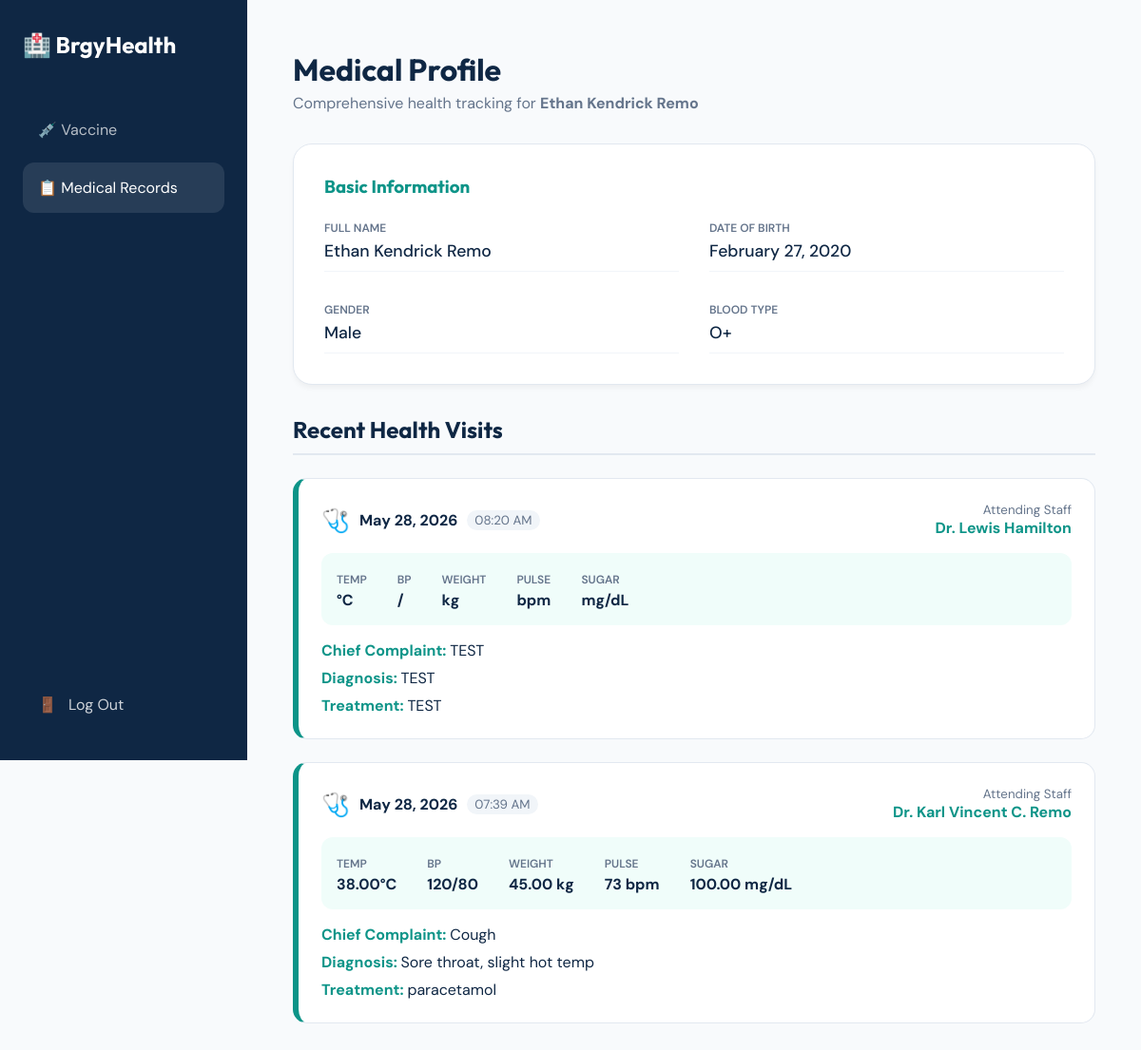
The page /portal/medical_records.php?baby_id=28 (signed in) on the database its author committed.
### tables this page shows
CREATE TABLE `patients` (
  `id` int(11) NOT NULL,
  `first_name` varchar(100) NOT NULL,
  `last_name` varchar(100) NOT NULL,
  `date_of_birth` date NOT NULL,
  `gender` varchar(20) NOT NULL,
  `contact_number` varchar(20) NOT NULL,
  `address` text NOT NULL,
  `emergency_contact_name` varchar(100) NOT NULL,
  `emergency_contact_number` varchar(20) NOT NULL,
  `patient_category` varchar(50) NOT NULL,
  `has_chronic_illness` tinyint(1) NOT NULL,
  `chronic_illness_details` text NOT NULL,
  `blood_type` varchar(10) NOT NULL,
  `allergies` text NOT NULL,
  `patient_id` int(11) GENERATED ALWAYS AS (`id`) VIRTUAL,
  `fullname` varchar(255) GENERATED ALWAYS AS (concat(`last_name`,', ',`first_name`)) VIRTUAL,
  `contactnumber` varchar(20) GENERATED ALWAYS AS (`contact_number`) VIRTUAL,
  `uid` varchar(10) DEFAULT NULL,
  `parent_id` int(11) DEFAULT NULL
);

CREATE TABLE `health_records` (
  `id` int(11) NOT NULL,
  `patient_id` int(11) NOT NULL,
  `record_date` date DEFAULT NULL,
  `record_time` time DEFAULT NULL,
  `pulse_rate` int(3) DEFAULT NULL,
  `respiratory_rate` int(3) DEFAULT NULL,
  `weight` decimal(5,2) DEFAULT NULL,
  `height` decimal(5,2) DEFAULT NULL,
  `blood_sugar` decimal(5,2) DEFAULT NULL,
  `oxygen_saturation` int(3) DEFAULT NULL,
  `blood_pressure_systolic` int(3) DEFAULT NULL,
  `blood_pressure_diastolic` int(3) DEFAULT NULL,
  `temperature` decimal(4,2) DEFAULT NULL,
  `chief_complaint` text DEFAULT NULL,
  `diagnosis` text DEFAULT NULL,
  `treatment_given` text DEFAULT NULL,
  `remarks` text DEFAULT NULL,
  `attending_staff` varchar(100) DEFAULT NULL,
  `notes` text DEFAULT NULL
);

### portal/medical_records.php (the view, shortened to what this page needs)
<?php
$conn = new mysqli('localhost', 'root', '', 'barangay_health_db');
$selected_id = $_GET['baby_id'] ?? null;
$query = "SELECT * FROM patients WHERE id = '$selected_id'";
$res = $conn->query($query);
$baby = $res->fetch_assoc();
$baby_name = $baby['first_name'] . ' ' . $baby['last_name'];
$records_query = "SELECT * FROM health_records WHERE patient_id = '$selected_id' ORDER BY record_date DESC, record_time DESC";
$records_res = $conn->query($records_query);
?>
<!DOCTYPE html>
<html lang="en">
<head>
</head>
<body>
<div class="sidebar">
    <div class="logo">🏥 BrgyHealth</div>
    <nav style="flex: 1;">
        <a href="index.php?baby_id=<?php echo $selected_id; ?>" class="nav-item">💉 Vaccine</a>
        <a href="medical_records.php?baby_id=<?php echo $selected_id; ?>" class="nav-item active">📋 Medical Records</a>
    </nav>
    <a href="/health_monitoring/logout.php"
       style="display: flex; align-items: center; gap: 12px; color: white !important; text-decoration: none; padding: 1rem; border-radius: 12px; opacity: 0.8;"
       onmouseover="this.style.opacity='1'; this.style.background='rgba(239,68,68,0.1)';"
       onmouseout="this.style.opacity='0.8'; this.style.background='transparent';">
       <span>🚪</span> Log Out
    </a>
</div>
<div class="main">
    <header style="margin-bottom: 2rem;">
        <h1 style="font-family:'Outfit'; color:var(--navy); margin-bottom: 5px;">Medical Profile</h1>
        <p style="color:var(--text-m); margin: 0;">Comprehensive health tracking for <strong><?php echo htmlspecialchars($baby_name); ?></strong></p>
    </header>
    <div class="content-card">
        <h3 style="margin-top:0; font-family:'Outfit'; color:var(--teal);">Basic Information</h3>
        <div class="info-grid">
            <div class="info-box"><label>Full Name</label><p><?php echo htmlspecialchars($baby_name); ?></p></div>
            <div class="info-box"><label>Date of Birth</label><p><?php echo date("F d, Y", strtotime($baby['date_of_birth'])); ?></p></div>
            <div class="info-box"><label>Gender</label><p><?php echo htmlspecialchars($baby['gender']); ?></p></div>
            <div class="info-box"><label>Blood Type</label><p><?php echo !empty($baby['blood_type']) ? $baby['blood_type'] : 'Not Recorded'; ?></p></div>
        </div>
    </div>
    <div class="section-header">
        <h2 style="font-family:'Outfit'; color:var(--navy); margin: 0;">Recent Health Visits</h2>
    </div>
    <?php if ($records_res && $records_res->num_rows > 0): ?>
        <?php while($row = $records_res->fetch_assoc()): ?>
            <div class="record-entry">
                <div style="display: flex; justify-content: space-between; align-items: center;">
                    <div style="display:flex; align-items:center; gap: 10px;">
                        <span style="font-size: 1.5rem;">🩺</span>
                        <h4 style="margin:0; color:var(--navy);"><?php echo date("M d, Y", strtotime($row['record_date'])); ?></h4>
                        <small style="color:var(--text-m); background:#f1f5f9; padding:2px 8px; border-radius:20px;"><?php echo date("h:i A", strtotime($row['record_time'])); ?></small>
                    </div>
                    <div style="text-align: right;">
                        <small style="color:var(--text-m); display:block;">Attending Staff</small>
                        <strong style="color:var(--teal);"><?php echo htmlspecialchars($row['attending_staff']); ?></strong>
                    </div>
                </div>
                <div class="vitals-strip">
                    <div class="vital-item"><small>Temp</small><p><?php echo $row['temperature']; ?>°C</p></div>
                    <div class="vital-item"><small>BP</small><p><?php echo $row['blood_pressure_systolic'] . '/' . $row['blood_pressure_diastolic']; ?></p></div>
                    <div class="vital-item"><small>Weight</small><p><?php echo $row['weight']; ?> kg</p></div>
                    <div class="vital-item"><small>Pulse</small><p><?php echo $row['pulse_rate']; ?> bpm</p></div>
                    <div class="vital-item"><small>Sugar</small><p><?php echo $row['blood_sugar']; ?> mg/dL</p></div>
                </div>
                <div style="margin-top: 1rem;">
                    <div style="margin-bottom: 0.5rem;">
                        <span style="color:var(--teal); font-weight:700;">Chief Complaint: </span>
                        <span style="color:var(--navy);"><?php echo htmlspecialchars($row['chief_complaint']); ?></span>
                    </div>
                    <div style="margin-bottom: 0.5rem;">
                        <span style="color:var(--teal); font-weight:700;">Diagnosis: </span>
                        <span style="color:var(--navy);"><?php echo htmlspecialchars($row['diagnosis']); ?></span>
                    </div>
                    <div>
                        <span style="color:var(--teal); font-weight:700;">Treatment: </span>
                        <span style="color:var(--navy);"><?php echo htmlspecialchars($row['treatment_given']); ?></span>
                    </div>
                </div>
            </div>
        <?php endwhile; ?>
    <?php else: ?>
        <div style="text-align:center; padding:3rem; background:white; border-radius:20px; border:2px dashed var(--border);">
            <p style="color:var(--text-m);">No medical visit records found.</p>
        </div>
    <?php endif; ?>
</div>
</body>
</html>

### portal/medical_records.php (style rules this page uses)
:root { --teal: #0d9488; --navy: #0f2744; --bg: #f8fafc; --white: #ffffff; --border: #e2e8f0; --text-m: #64748b; }
body { font-family: 'DM Sans', sans-serif; background: var(--bg); margin: 0; display: flex; min-height: 100vh; }
.sidebar { width: 260px; background: var(--navy); color: white; display: flex; flex-direction: column; padding: 2rem 1.5rem; position: fixed; height: 100vh; box-sizing: border-box; }
.logo { font-family: 'Outfit', sans-serif; font-size: 1.5rem; font-weight: 700; margin-bottom: 3rem; display: flex; align-items: center; gap: 10px; }
.nav-item { padding: 1rem; color: rgba(255,255,255,0.7); text-decoration: none; border-radius: 12px; margin-bottom: 0.5rem; display: flex; align-items: center; gap: 12px; transition: 0.3s; }
.nav-item.active, .nav-item:hover { background: rgba(255,255,255,0.1); color: white; }
.main { flex: 1; margin-left: 260px; padding: 2rem 3rem; }
.content-card { background: var(--white); border-radius: 20px; border: 1px solid var(--border); padding: 2rem; box-shadow: 0 4px 6px -1px rgba(0,0,0,0.05); margin-bottom: 2rem; }
.info-grid { display: grid; grid-template-columns: repeat(2, 1fr); gap: 2rem; margin-top: 1.5rem; }
.info-box { border-bottom: 1px solid #f1f5f9; padding-bottom: 10px; }
.info-box label { display: block; font-size: 0.75rem; text-transform: uppercase; color: var(--text-m); font-weight: 600; margin-bottom: 5px; }
.info-box p { margin: 0; color: var(--navy); font-weight: 500; font-size: 1.1rem; }
.record-entry { background: var(--white); border-radius: 15px; border: 1px solid var(--border); padding: 1.5rem; margin-bottom: 1.5rem; border-left: 6px solid var(--teal); position: relative; }
.vitals-strip { display: flex; gap: 2rem; background: #f0fdfa; padding: 1rem; border-radius: 12px; margin: 1rem 0; flex-wrap: wrap; }
.vital-item small { color: var(--text-m); font-size: 0.75rem; font-weight: 600; text-transform: uppercase; }
.vital-item p { margin: 2px 0 0 0; color: var(--navy); font-weight: 700; }
.section-header { display: flex; justify-content: space-between; align-items: center; margin-bottom: 1.5rem; border-bottom: 2px solid var(--border); padding-bottom: 10px; }

### rows shown on the page
patients: baby_name "Ethan Kendrick Remo", date_of_birth "February 27, 2020", gender "Male", blood_type "O+"
health_records: record_date "May 28, 2026", record_time "08:20 AM", attending_staff "Dr. Lewis Hamilton", chief_complaint "TEST", diagnosis "TEST", treatment_given "TEST"
health_records: record_date "May 28, 2026", record_time "07:39 AM", attending_staff "Dr. Karl Vincent C. Remo", temperature "38.00", blood_pressure_systolic "120", blood_pressure_diastolic "80", weight "45.00", pulse_rate "73", blood_sugar "100.00", chief_complaint "Cough", diagnosis "Sore throat, slight hot temp", treatment_given "paracetamol"
